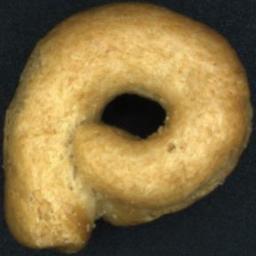
#> input picture data/biscuits/ok/0202.jpg, 256 x 256 px
$ python explore.py   (older library calls are emulated)
#> lines starting #> are read from the running program, lines starting #| are printed output that depends on the picture; after the words box and inside, x2 and y2 are one past the last pixel; in counts of white or black regions, pixels touching at a corner belong together
### Detai_img_processing/solidity_qc/src/pipeline.py
"""Tien xu ly -> phan vung -> contour/convex hull -> dac trung hinh dang + be mat."""
import cv2
import numpy as np
from .config import BLUR_KSIZE, MIN_AREA_RATIO, ERODE_RATIO

# Dac trung; DIRECTION = +1 nghia la GIA TRI CAO la bat thuong, -1 nghia la GIA TRI THAP la bat thuong
SHAPE_FEATS = ['solidity', 'circularity']
SURFACE_FEATS = ['edge_density', 'sobel_mean', 'gray_std', 'hist_dist']
BASE_FEATS = ['solidity', 'circularity', 'edge_density', 'sobel_mean', 'gray_std']  # hist_dist tinh sau (can mau chuan)
ALL_FEATS = SHAPE_FEATS + SURFACE_FEATS
DIRECTION = dict(solidity=-1, circularity=-1, edge_density=1, sobel_mean=1, gray_std=1, hist_dist=1)


def load(path, crop=0):
    img = cv2.imread(str(path), cv2.IMREAD_COLOR)   # PNG 4 kenh -> tu bo alpha
    if img is None:
        raise FileNotFoundError(path)
    if crop:
        img = img[crop:-crop, crop:-crop]
    return img


def to_channel(bgr, channel='gray'):                # Ch1: he mau
    if channel == 'sat':
        return cv2.cvtColor(bgr, cv2.COLOR_BGR2HSV)[..., 1]
    return cv2.cvtColor(bgr, cv2.COLOR_BGR2GRAY)


def segment(ch, object_bright=True, ksize=BLUR_KSIZE):   # Ch2 (loc) + Ch4 (Otsu)
    ch = cv2.medianBlur(ch, ksize)
    flag = cv2.THRESH_BINARY if object_bright else cv2.THRESH_BINARY_INV
    t, mask = cv2.threshold(ch, 0, 255, flag | cv2.THRESH_OTSU)
    return mask, t


def measure(mask, min_area_ratio=MIN_AREA_RATIO):   # Ch5: contour + convex hull
    """Lay contour NGOAI LON NHAT (moi anh 1 vat). Tra ve dict hoac None."""
    cs, _ = cv2.findContours(mask, cv2.RETR_EXTERNAL, cv2.CHAIN_APPROX_NONE)
    if not cs:
        return None
    c = max(cs, key=cv2.contourArea)
    area = cv2.contourArea(c)
    if area < min_area_ratio * mask.size:
        return None
    hull = cv2.convexHull(c)
    hull_area = cv2.contourArea(hull)
    perim = cv2.arcLength(c, True)
    x, y, w, h = cv2.boundingRect(c)
    return dict(contour=c, hull=hull, area=area, hull_area=hull_area, perimeter=perim,
                bbox=(x, y, w, h),
                solidity=area / hull_area if hull_area > 0 else 0.0,
                circularity=4 * np.pi * area / perim ** 2 if perim > 0 else 0.0,
                fill_ratio=area / mask.size)        # ~1.0 => phan vung hong (ca anh la vat)


def extract(bgr, cfg):
    """Tra ve dict dac trung (kem contour/hull/interior de ve), hoac None neu phan vung that bai."""
    mask, otsu = segment(to_channel(bgr, cfg['channel']), cfg['object_bright'])
    m = measure(mask)
    if m is None or m['fill_ratio'] > 0.9:
        return None
    filled = np.zeros(mask.shape, np.uint8)
    cv2.drawContours(filled, [m['contour']], -1, 255, -1)
    body = filled if cfg['interior'] == 'filled' else cv2.bitwise_and(mask, filled)
    k = max(3, int(ERODE_RATIO * np.sqrt(m['area'])))
    interior = cv2.erode(body, cv2.getStructuringElement(cv2.MORPH_ELLIPSE, (2 * k + 1, 2 * k + 1)))
    sel = interior > 0
    if sel.sum() < 100:
        return None

    gray = cv2.GaussianBlur(cv2.cvtColor(bgr, cv2.COLOR_BGR2GRAY), (5, 5), 0)   # Ch2: loc nhieu
    edges = cv2.Canny(gray, 50, 120)                                           # Ch4: Canny
    gx = cv2.Sobel(gray, cv2.CV_32F, 1, 0, ksize=3)                            # Ch4: Sobel
    gy = cv2.Sobel(gray, cv2.CV_32F, 0, 1, ksize=3)
    mag = cv2.magnitude(gx, gy)
    hsv = cv2.cvtColor(bgr, cv2.COLOR_BGR2HSV)
    hist = cv2.calcHist([hsv], [0, 1], interior, [18, 8], [0, 180, 0, 256])    # Ch3: histogram
    hist = cv2.normalize(hist, hist, 1, 0, cv2.NORM_L1).flatten().astype(np.float32)

    m.update(otsu=otsu, interior=interior, hist=hist,
             edge_density=float((edges[sel] > 0).mean()),
             sobel_mean=float(mag[sel].mean()),
             gray_std=float(gray[sel].astype(np.float64).std()))
    return m


def draw(bgr, m, text='', color=(0, 200, 0)):
    out = bgr.copy()
    if m is None:
        return out
    cv2.drawContours(out, [m['hull']], -1, (255, 200, 0), 2)       # hull: xanh duong nhat
    cv2.drawContours(out, [m['contour']], -1, color, 2)            # contour: do/xanh la
    ic, _ = cv2.findContours(m['interior'], cv2.RETR_EXTERNAL, cv2.CHAIN_APPROX_SIMPLE)
    cv2.drawContours(out, ic, -1, (0, 255, 255), 1)                # vung do dac trung be mat: vang
    x, y, w, h = m['bbox']
    cv2.putText(out, text, (max(x, 2), max(y - 6, 16)), cv2.FONT_HERSHEY_SIMPLEX, 0.55, color, 2)
    return out

### Detai_img_processing/solidity_qc/src/dataset.py
from pathlib import Path
from .config import DATA_ROOT, DATASETS, OK_NAMES, DEFECT_NAMES


def list_images(name):
    """Tra ve [(path, 'ok'|'defect')] cho 1 bo du lieu."""
#> called with name = 'biscuits'
    cfg = DATASETS[name]
    root = DATA_ROOT / name
    items = []
    for sub in sorted(p for p in root.iterdir() if p.is_dir()):
        key = sub.name.lower()
        if key in OK_NAMES:
            label = 'ok'
        elif key in DEFECT_NAMES:
            label = 'defect'
        else:
            continue
        for f in sorted(sub.iterdir()):
            if f.suffix.lower() in cfg['exts']:
                items.append((f, label))
#> pass 2 of the loop in list_images, `for sub in sorted(p for p in root.iterdir() if p.is_dir()):`:
    return items

### Detai_img_processing/solidity_qc/scripts/explore.py
"""BUOC 1: nhin bang mat xem phan vung co dung khong.
Cot: anh goc | mask Otsu | contour (xanh/do) + hull (xanh duong) + vung do be mat (vang) | canh Canny
Chay:  python scripts/explore.py hazelnut        (hoac biscuits, pills)   [so anh moi lop, mac dinh 4]"""
import sys
from pathlib import Path
sys.path.insert(0, str(Path(__file__).resolve().parents[1]))
import cv2
import numpy as np
from src.config import DATASETS, OUT_DIR
from src.dataset import list_images
from src import pipeline as P

name = sys.argv[1] if len(sys.argv) > 1 else 'biscuits'
N = int(sys.argv[2]) if len(sys.argv) > 2 else 4
cfg = DATASETS[name]
items = list_images(name)
pick = [i for i in items if i[1] == 'ok'][:N] + [i for i in items if i[1] == 'defect'][:N]

H = 240
rows = []
for path, label in pick:
    img = P.load(path, cfg['crop'])
#> in load, img is the input picture: shape (256, 256, 3); mean B, G, R 66.4, 111.5, 133.8
    r = P.extract(img, cfg)
#> in segment, `t, mask = cv2.threshold(ch, 0, 255, flag | cv2.THRESH_OTSU)`:
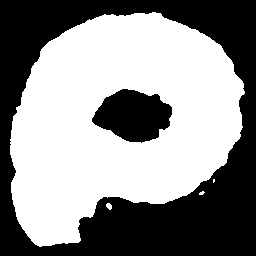
#> mask: shape (256, 256); 55.2% white; 2 black regions
#> in segment, `t, mask = cv2.threshold(ch, 0, 255, flag | cv2.THRESH_OTSU)`: t = 106
#> in measure, `cs, _ = cv2.findContours(mask, cv2.RETR_EXTERNAL, cv2.CHAIN_APPROX_NONE)`: cs = 4 contours, 2 with area under 20; largest, box (x1, y1, x2, y2) and area: (10, 12, 245, 247) 38744, (106, 203, 112, 210) 22
#> in measure, `c = max(cs, key=cv2.contourArea)`: c = contour of 723 points, box (x1, y1, x2, y2) (10, 12, 245, 247), area 38744
#> in measure, `area = cv2.contourArea(c)`: area = 38743.5
#> in measure, `hull = cv2.convexHull(c)`: hull = contour of 48 points, box (x1, y1, x2, y2) (10, 12, 245, 247), area 41188
#> in measure, `hull_area = cv2.contourArea(hull)`: hull_area = 41188.5
#> in measure, `perim = cv2.arcLength(c, True)`: perim = 840.2
#> in measure, `x, y, w, h = cv2.boundingRect(c)`: x = 10; y = 12; w = 235
#> in extract, `m = measure(mask)`: m = 9 items
#> in extract, `cv2.drawContours(filled, [m['contour']], -1, 255, -1)`: filled: shape (256, 256); 59.7% white; 1 black region, box (x1, y1, x2, y2) and area: (0, 0, 256, 256) 26430
#> in extract, `body = filled if cfg['interior'] == 'filled' else cv2.bitwise_and(mask..`: body: shape (256, 256); 55.1% white; 2 black regions, box (x1, y1, x2, y2) and area: (0, 0, 256, 256) 26430, (92, 89, 172, 143) 2989
#> in extract, `k = max(3, int(ERODE_RATIO * np.sqrt(m['area'])))`: k = 15
#> in extract, `interior = cv2.erode(body, cv2.getStructuringElement(cv2.MORPH_ELLIPSE..`: interior: shape (256, 256); 32.3% white; 1 white region, box (x1, y1, x2, y2) and area: (25, 28, 228, 231) 21163
#> in extract, `edges = cv2.Canny(gray, 50, 120)`: edges: shape (256, 256); 2.8% white in thin lines or dots
#> in extract, `gx = cv2.Sobel(gray, cv2.CV_32F, 1, 0, ksize=3)`:
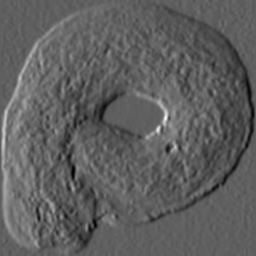
#> gx: shape (256, 256) float32; min -139, max 232, mean 0; drawn with min black and max white
#> in extract, `gy = cv2.Sobel(gray, cv2.CV_32F, 0, 1, ksize=3)`:
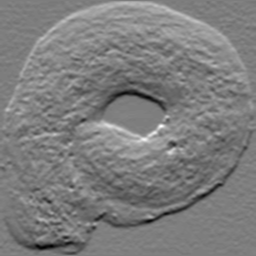
#> gy: shape (256, 256) float32; min -180, max 185, mean 0; drawn with min black and max white
#> in extract, `mag = cv2.magnitude(gx, gy)`:
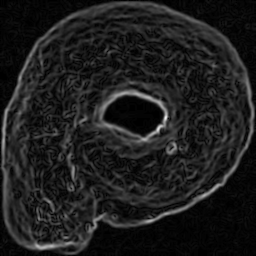
#> mag: shape (256, 256) float32; min 0, max 236.1, mean 30
#> in extract, `hsv = cv2.cvtColor(bgr, cv2.COLOR_BGR2HSV)`: hsv: shape (256, 256, 3); mean H, S, V 40.5, 118.6, 135.9
#> in extract, `hist = cv2.normalize(hist, hist, 1, 0, cv2.NORM_L1).flatten().astype(n..`: hist = 144 values, max 0.462 at index 20, min 0 at index 0, mean 0.00694
#> r = 15 items
    if r is None:
        print('[CANH BAO] phan vung that bai:', path.name)
        continue
    mask, _ = P.segment(P.to_channel(img, cfg['channel']), cfg['object_bright'])
    g = cv2.GaussianBlur(cv2.cvtColor(img, cv2.COLOR_BGR2GRAY), (5, 5), 0)
    edges = cv2.Canny(g, 50, 120)
    edges[r['interior'] == 0] = 0
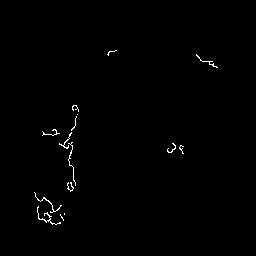
#> edges: shape (256, 256); 0.63% white in thin lines or dots, all inside (x1, y1, x2, y2) = (34, 50, 218, 225)
    vis = P.draw(img, r, 'S=%.3f' % r['solidity'], (0, 0, 255) if label == 'defect' else (0, 200, 0))
#> in draw, `ic, _ = cv2.findContours(m['interior'], cv2.RETR_EXTERNAL, cv2.CHAIN_A..`: ic = 1 contour; box (x1, y1, x2, y2) and area: (25, 28, 228, 231) 27724
#> in draw, `x, y, w, h = m['bbox']`: x = 10; y = 12; w = 235
    cols = [img, cv2.cvtColor(mask, cv2.COLOR_GRAY2BGR), vis, cv2.cvtColor(edges, cv2.COLOR_GRAY2BGR)]
    cols = [cv2.resize(c, (int(c.shape[1] * H / c.shape[0]), H)) for c in cols]
#> cols = 4 items
    row = np.hstack(cols)
    cv2.putText(row, '%s | %s | otsu=%d' % (label, path.name, r['otsu']), (5, 18),
                cv2.FONT_HERSHEY_SIMPLEX, 0.5, (0, 255, 255), 1)
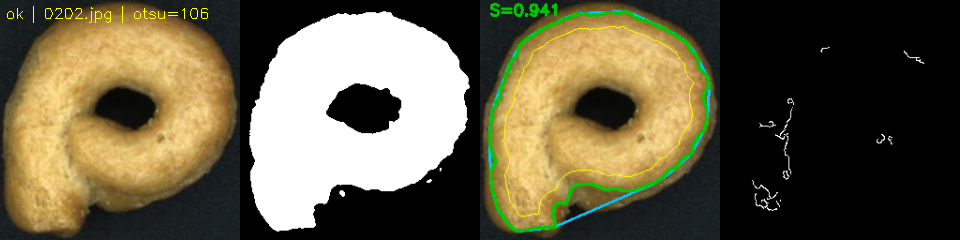
#> row: shape (240, 960, 3); mean of channels 0, 1, 2 68.4, 93.5, 101.1; drawn as B, G, R
    rows.append(row)
    print('%-7s %-26s solidity=%.4f circ=%.3f edge=%.4f sobel=%.1f std=%.1f' % (
        label, path.name, r['solidity'], r['circularity'], r['edge_density'], r['sobel_mean'], r['gray_std']))
#| ok      0202.jpg                   solidity=0.9406 circ=0.690 edge=0.0196 sobel=28.9 std=15.7
#> pass 2 of the loop `for path, label in pick:`:
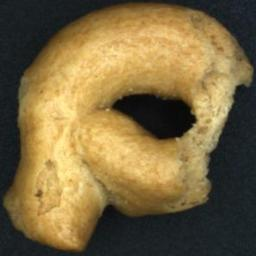
#> input picture data/biscuits/defect/0001.jpg, 256 x 256 px
#> in load, img is the input picture: shape (256, 256, 3); mean B, G, R 64.9, 104.9, 124.1
#> in segment (call 3), `t, mask = cv2.threshold(ch, 0, 255, flag | cv2.THRESH_OTSU)`:
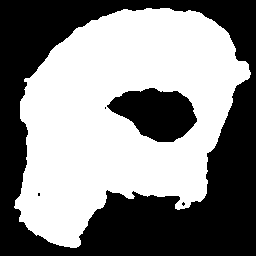
#> mask: shape (256, 256); 52.9% white; 5 black regions (3 under 20 px)
#> t = 102
#> cs = 1 contour; box (x1, y1, x2, y2) and area: (14, 8, 251, 248) 37470
#> filled: shape (256, 256); 57.8% white; 1 black region, box (x1, y1, x2, y2) and area: (0, 0, 256, 256) 27672
#> interior: shape (256, 256); 28.1% white; 2 white regions (1 under 20 px), largest, box (x1, y1, x2, y2) and area: (35, 23, 229, 232) 18394
#> hsv: shape (256, 256, 3); mean H, S, V 45.8, 110.9, 126.9
#> ic = 2 contours, 1 with area under 20; largest, box (x1, y1, x2, y2) and area: (35, 23, 229, 232) 17960
#> `cv2.putText(row, '%s | %s | otsu=%d' % (label, path.name, r['otsu']), ..`:
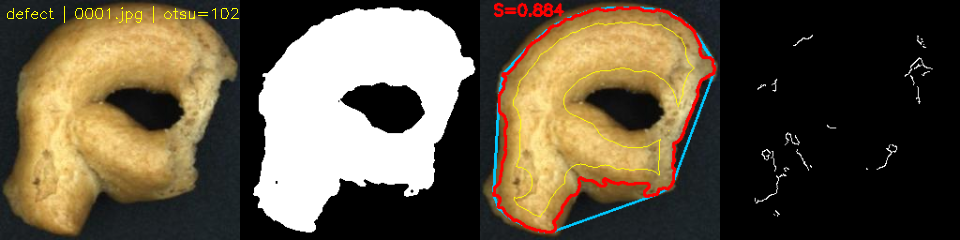
#> row: shape (240, 960, 3); mean of channels 0, 1, 2 66.5, 86.7, 98.4; drawn as B, G, R
#| defect  0001.jpg                   solidity=0.8836 circ=0.566 edge=0.0295 sobel=32.8 std=19.8

W = max(r.shape[1] for r in rows)
#> W = 960
rows = [cv2.copyMakeBorder(r, 0, 0, 0, W - r.shape[1], cv2.BORDER_CONSTANT) for r in rows]
#> rows = 2 items
out = OUT_DIR / 'figures' / ('explore_%s.png' % name)
out.parent.mkdir(parents=True, exist_ok=True)
cv2.imwrite(str(out), np.vstack(rows))
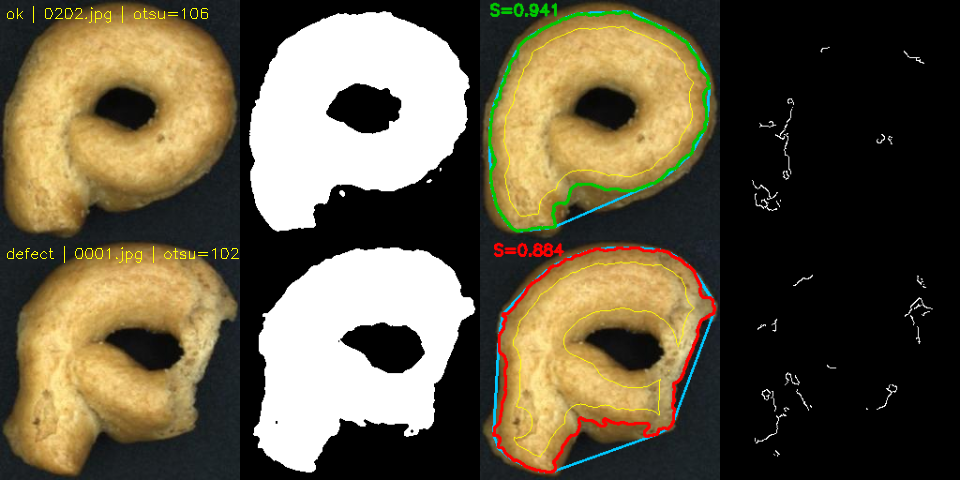
#> saved as explore_biscuits.png: shape (480, 960, 3); mean B, G, R 67.5, 90.1, 99.8
print('Da luu:', out)
